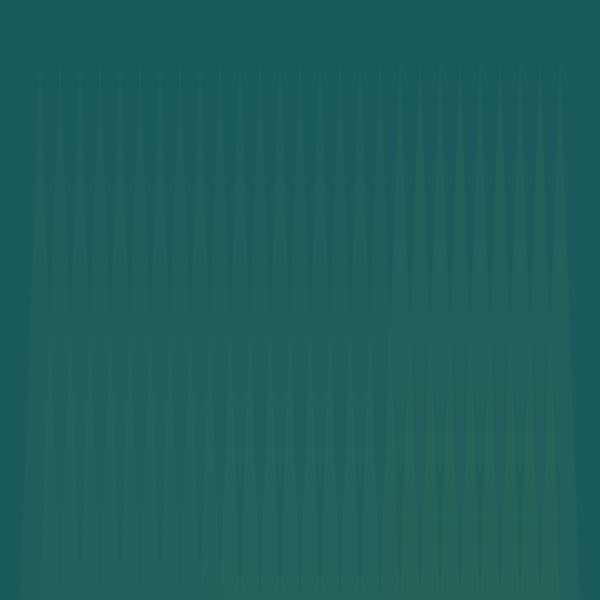
Frame 1 (no input)
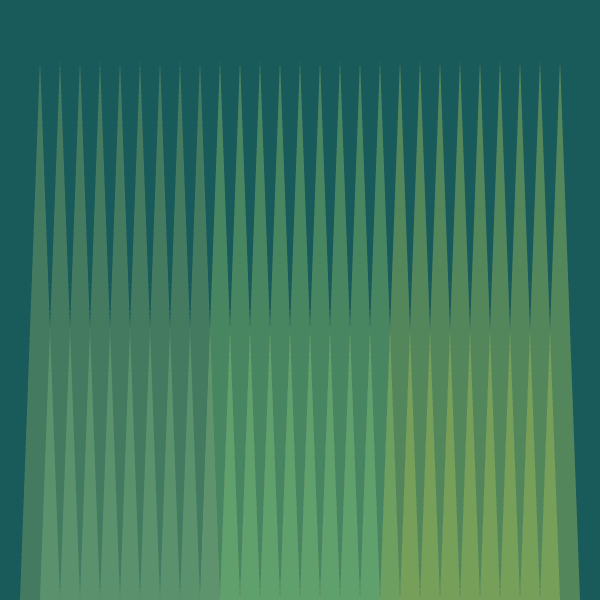
Frame 60 (the mouse pressed at the canvas centre just before this capture)
Frame 120 (the mouse held since frame 60 and released just before this capture): identical to frame 60, image omitted

The Processing sketch that drew these frames (run headless with seeded random() and noise(); from frame 60 on, the mouse is pressed at the canvas centre):

// Processing sketch: day2_hw_sketch
// ── day2_hw_sketch.pde

void setup(){
  size(600,600);
  background(#195A5A);
  smooth();
  noStroke();
}

void draw(){
  fill(#195A5A,20);
  rect(0,0,width,height);
  fill(#92CB75,10);
  for(int i=0; i<27; i=i+1){
     triangle(i*20+20,600,i*20+40,60,i*20+60,600);
     if(i>=8){
       fill(#ADE589, 10);
     }
     if(i>=17){
      fill(#C8E860,10);
     }
  }
 }
 
 void mouseMoved(){
   fill(#ffffff);
   ellipse(mouseX,mouseY,8,8);
 }
 void mousePressed(){
   fill(#ffffff,200);
   ellipse(mouseX,mouseY,30,30); 
 }
